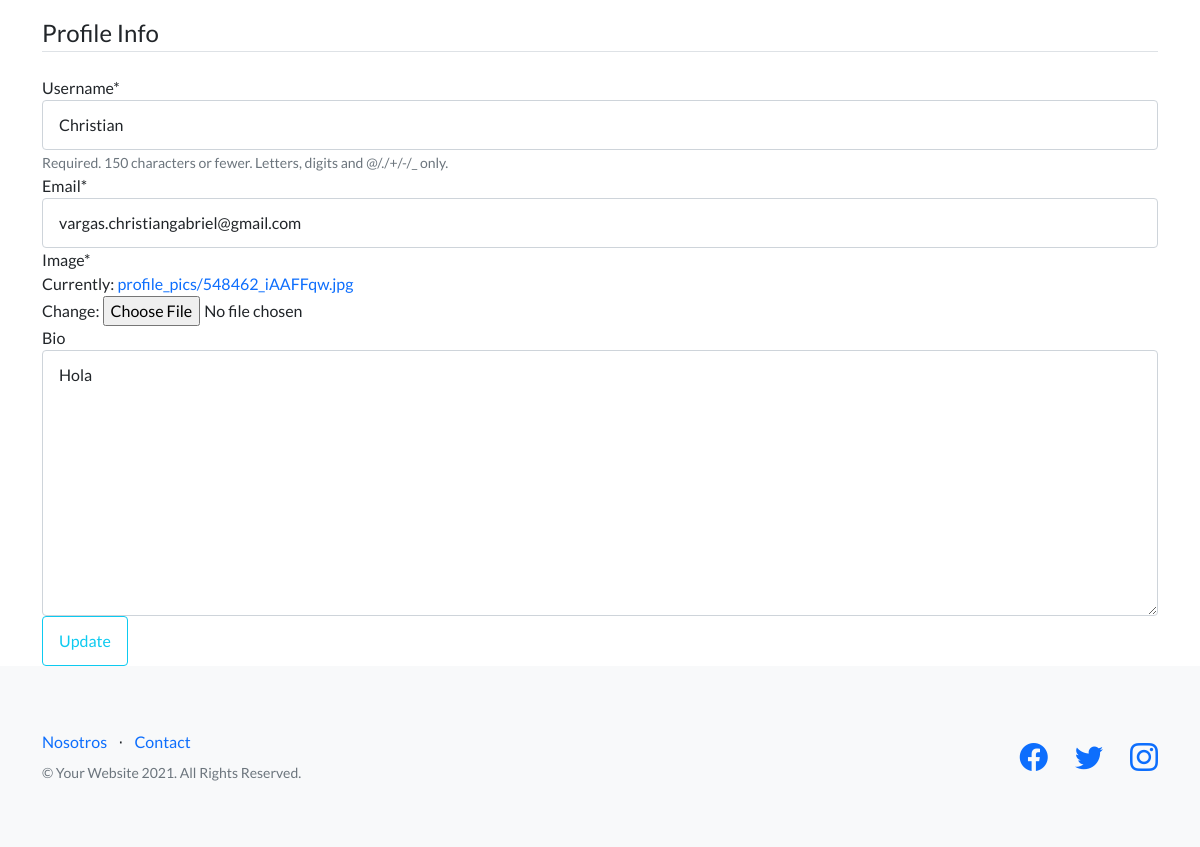
/AppCoder/profile/ (signed in, lower part), run on an earlier commit of the app's database.
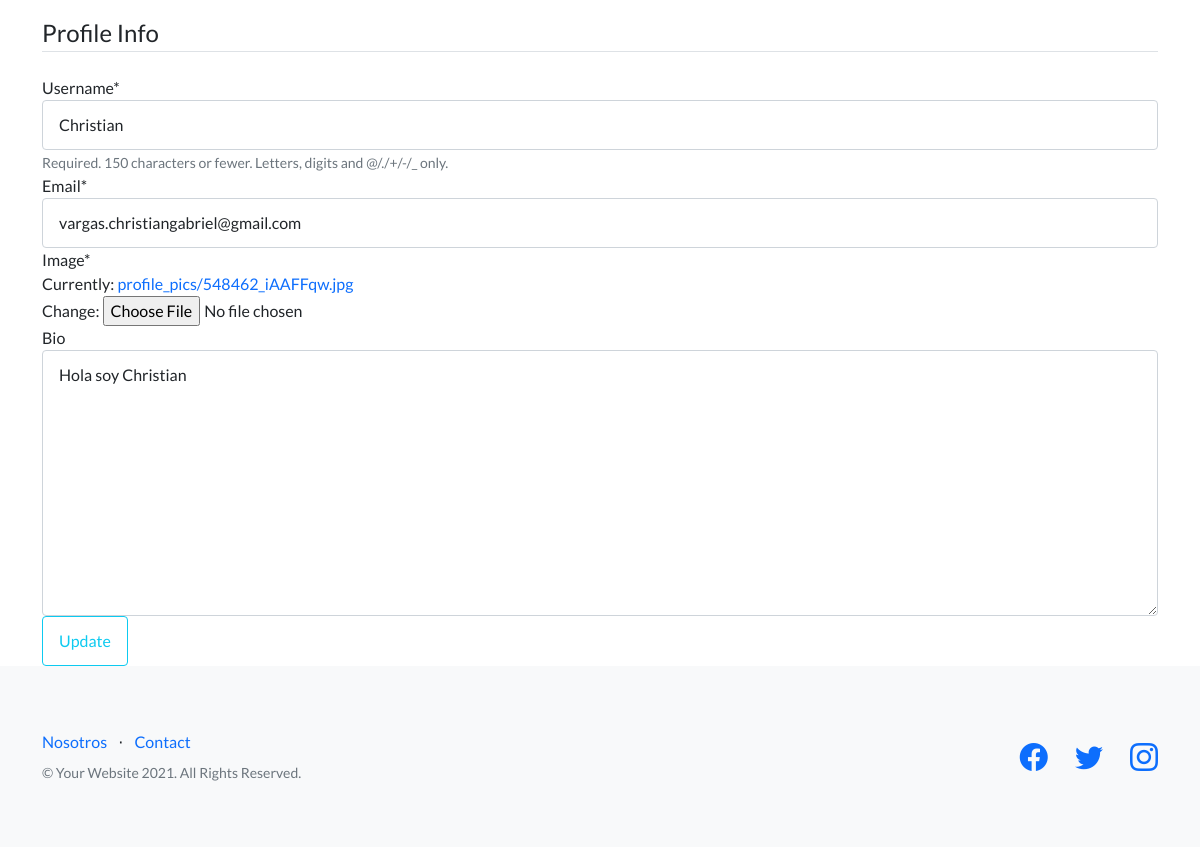
And on a later commit of the database.
### AppCoder/models.py (models this page shows, shortened)
class Profile(models.Model):
    user = models.OneToOneField(User, on_delete=models.CASCADE)
    image = models.ImageField(default='default.jpg', upload_to='profile_pics')
    bio = models.TextField(null=True, blank=True)
    link = models.URLField(max_length=200, null=True, blank=True)

### AppCoder/views.py (the view)
# urls.py: path("profile/", views.profile, name="profile"),
@login_required
def profile(request):
    if request.method == 'POST':
        u_form = UserUpdateForm(request.POST, instance=request.user)
        p_form = ProfileUpdateForm(request.POST,
                                   request.FILES,
                                   instance=request.user.profile)
        if u_form.is_valid() and p_form.is_valid():
            u_form.save()
            p_form.save()
            messages.success(request, f'Your account has been updated!')
            return redirect('profile')
    else:
        u_form = UserUpdateForm(instance=request.user)
        p_form = ProfileUpdateForm(instance=request.user.profile)
    context = {
        'u_form': u_form,
        'p_form': p_form
    }
    return render(request, 'AppCoder/Profile.html', context)

### AppCoder/forms.py
class UserUpdateForm(forms.ModelForm):
    email = forms.EmailField()
    class Meta:
        model = User
        fields = ['username', 'email']

class ProfileUpdateForm(forms.ModelForm):
    class Meta:
        model = Profile
        fields = ['image', 'bio']

### AppCoder/Templates/AppCoder/Profile.html (shortened to what this page needs)
{% extends 'AppCoder/Padre.html' %}
{% load static %}
{% load crispy_forms_tags %}
{% block contenidoQueCambia %}
<div class="content-section">
<form method="POST" enctype="multipart/form-data">
          <fieldset class="form-group">
              <legend class="border-bottom mb-4">Profile Info</legend>
              {{ u_form|crispy }}
              {{ p_form|crispy }}
          </fieldset>
          <div class="form-group">
              <button class="btn btn-outline-info" type="submit">Update</button>
          </div>
      </form>
    </div>
{% endblock contenidoQueCambia %}

What changed in the data, as far as the page shows it:
changed Profile: bio "Hola" → "Hola soy Christian"
